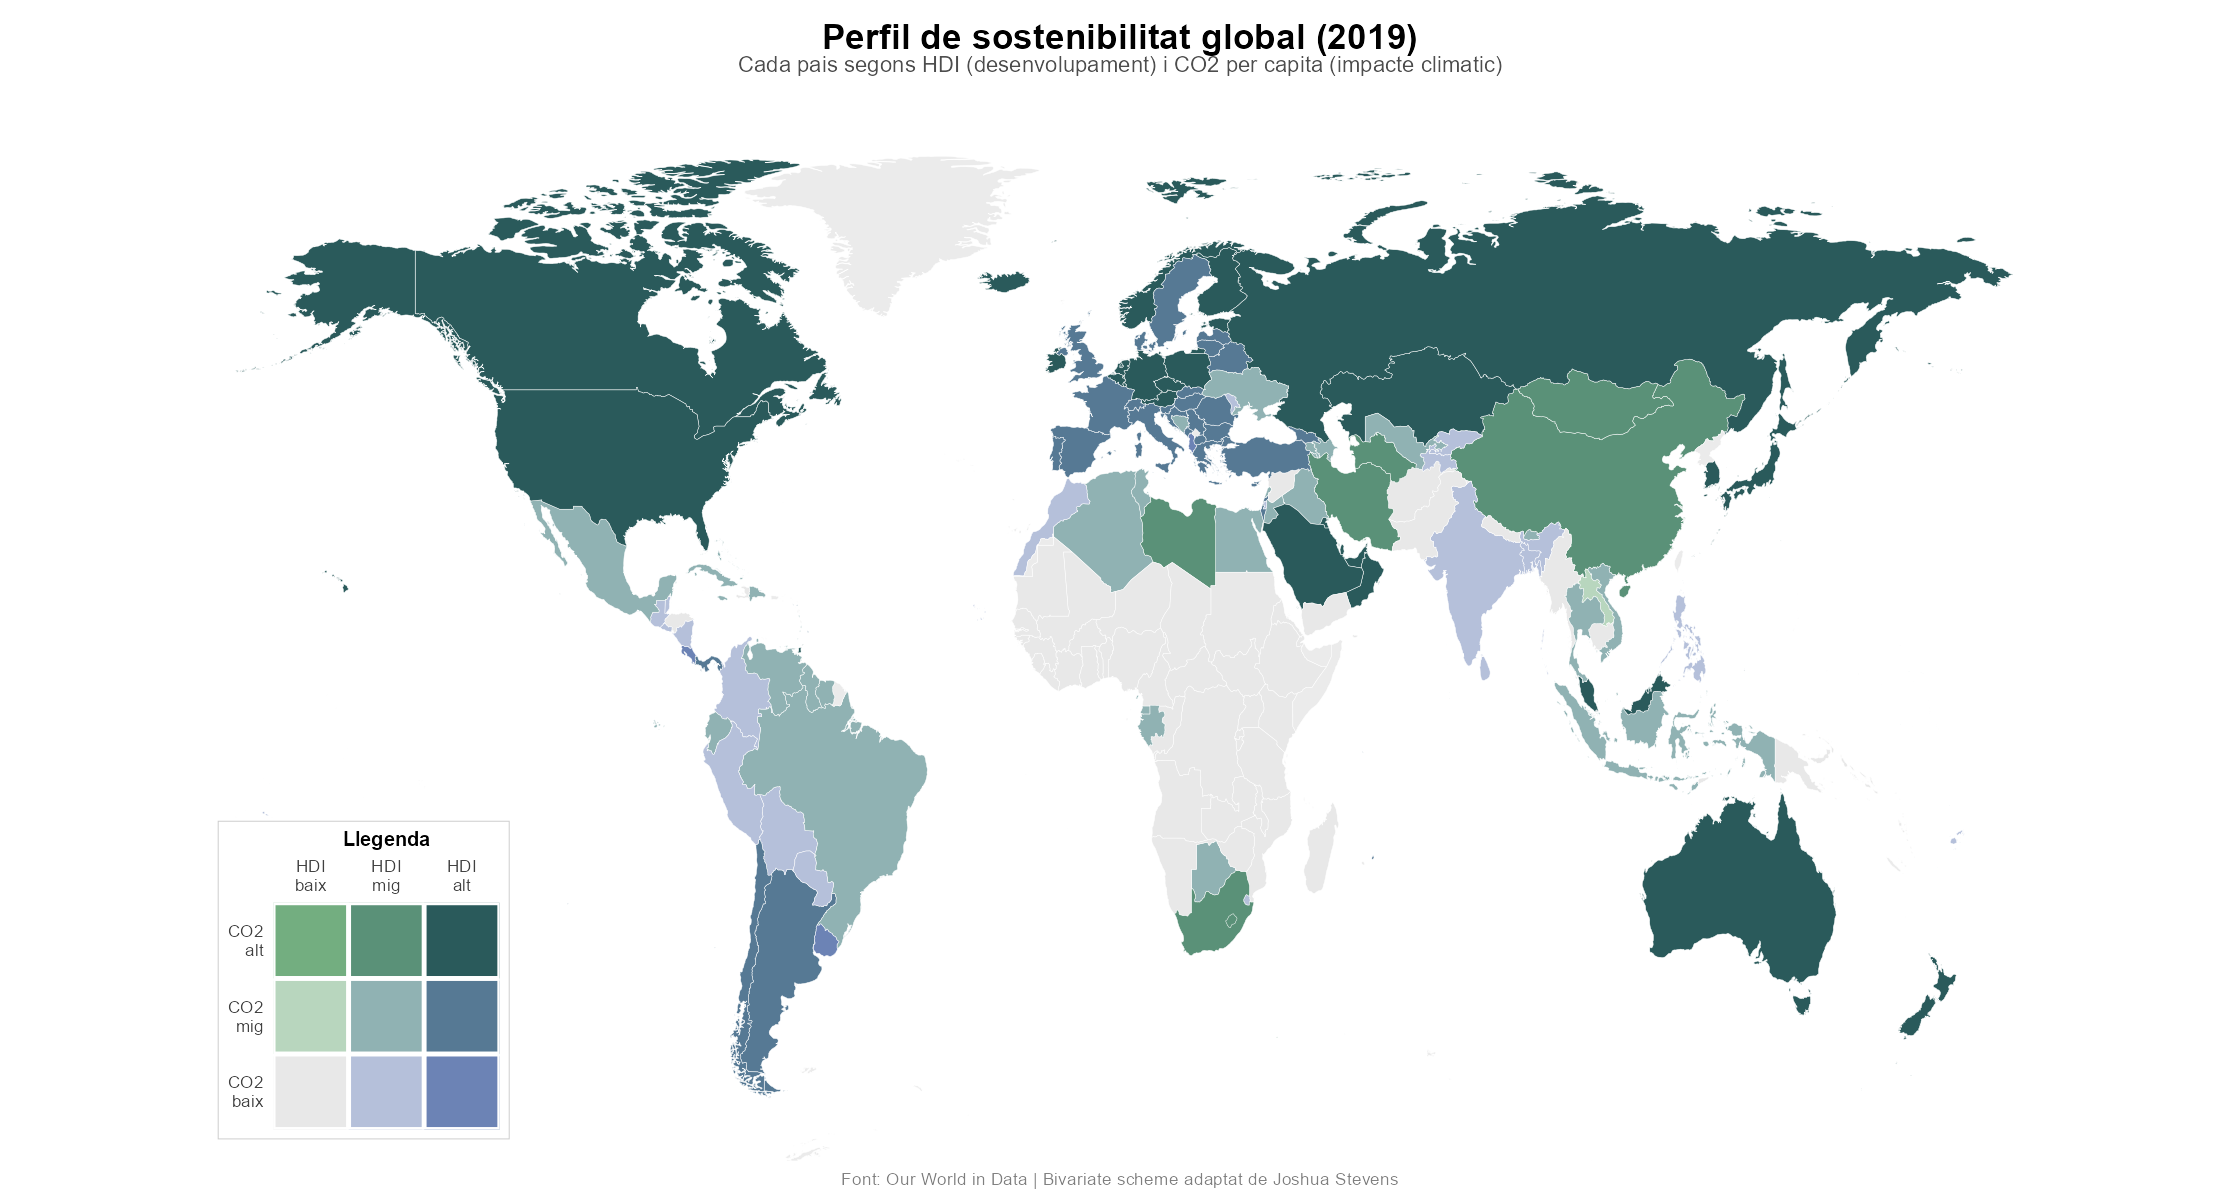

R code for this plot:
# ============================================================
# Bivariate choropleth: CO2 per capita x HDI (any 2019)
# Versio sense 'sf' - usa map_data de ggplot2
# Identifica 4 perfils: occidental | petroliers | sostenibles | pobresa
# ============================================================
library(tidyverse)
library(maps)
library(patchwork)
library(countrycode)

df <- read_csv("master_dataset.csv", show_col_types = FALSE)

dat <- df |>
  filter(Year == 2019, !is.na(Code), !is.na(co2_prod_pc), !is.na(hdi)) |>
  select(Code, Entity, co2_prod_pc, hdi)

cat("Paisos 2019:", nrow(dat), "\n")

# Categoritzem en 3 nivells
dat <- dat |>
  mutate(
    co2_cat = cut(co2_prod_pc,
                  breaks  = c(-Inf, 2, 7, Inf),
                  labels  = c("baix", "mig", "alt")),
    hdi_cat = cut(hdi,
                  breaks  = c(-Inf, 0.65, 0.80, Inf),
                  labels  = c("baix", "mig", "alt")),
    bi_class = paste0(hdi_cat, "_", co2_cat)
  )

# Paleta bivariada 3x3 (Stevens scheme)
bi_pal <- c(
  "baix_baix" = "#e8e8e8",
  "baix_mig"  = "#b8d6be",
  "baix_alt"  = "#73ae80",
  "mig_baix"  = "#b5c0da",
  "mig_mig"   = "#90b2b3",
  "mig_alt"   = "#5a9178",
  "alt_baix"  = "#6c83b5",
  "alt_mig"   = "#567994",
  "alt_alt"   = "#2a5a5b"
)

# --- Mapa ---
world <- map_data("world")
world <- world |>
  mutate(iso3 = countrycode(region, origin = "country.name",
                             destination = "iso3c", warn = FALSE))

mapa_df <- world |>
  left_join(dat, by = c("iso3" = "Code"))

p_mapa <- ggplot(mapa_df,
                 aes(x = long, y = lat, group = group, fill = bi_class)) +
  geom_polygon(color = "white", linewidth = 0.1) +
  scale_fill_manual(values = bi_pal, na.value = "grey92", guide = "none") +
  coord_fixed(1.4, ylim = c(-58, 85)) +
  labs(
    title    = "Perfil de sostenibilitat global (2019)",
    subtitle = "Cada pais segons HDI (desenvolupament) i CO2 per capita (impacte climatic)",
    caption  = "Font: Our World in Data | Bivariate scheme adaptat de Joshua Stevens"
  ) +
  theme_void(base_size = 11) +
  theme(
    plot.title    = element_text(face = "bold", size = 16, hjust = 0.5),
    plot.subtitle = element_text(color = "grey30", size = 10, hjust = 0.5,
                                  margin = margin(b = 10)),
    plot.caption  = element_text(color = "grey50", size = 8, hjust = 0.5),
    plot.background = element_rect(fill = "white", color = NA)
  )

# --- Llegenda 3x3 ---
legend_df <- expand.grid(
  hdi_cat = c("baix", "mig", "alt"),
  co2_cat = c("baix", "mig", "alt")
) |>
  mutate(bi_class = paste0(hdi_cat, "_", co2_cat),
         x = as.numeric(hdi_cat),
         y = as.numeric(co2_cat))

p_leg <- ggplot(legend_df, aes(x = x, y = y, fill = bi_class)) +
  geom_tile(color = "white", linewidth = 1) +
  scale_fill_manual(values = bi_pal, guide = "none") +
  scale_x_continuous(breaks = 1:3,
                     labels = c("HDI\nbaix", "HDI\nmig", "HDI\nalt"),
                     expand = c(0, 0), position = "top") +
  scale_y_continuous(breaks = 1:3,
                     labels = c("CO2\nbaix", "CO2\nmig", "CO2\nalt"),
                     expand = c(0, 0)) +
  coord_fixed() +
  labs(title = "Llegenda") +
  theme_minimal(base_size = 9) +
  theme(
    plot.title       = element_text(size = 9, face = "bold", hjust = 0.5),
    axis.title       = element_blank(),
    axis.text        = element_text(color = "grey25", size = 8),
    panel.grid       = element_blank(),
    plot.background  = element_rect(fill = "white", color = "grey80")
  )

final <- p_mapa + inset_element(p_leg, left = 0.01, bottom = 0.02,
                                 right = 0.22, top = 0.32)

dir.create("grafics", showWarnings = FALSE)
ggsave("grafics/bivariate_map.png", final, width = 14, height = 7.5, dpi = 160)
cat("Mapa bivariat guardat a grafics/bivariate_map.png\n")

# Resum
cat("\n--- Distribucio per perfil ---\n")
dat |> count(bi_class, sort = TRUE) |> print(n = Inf)

cat("\n--- ALT HDI + BAIX CO2 (model sostenible) ---\n")
dat |> filter(bi_class == "alt_baix") |> arrange(desc(hdi)) |>
  select(Entity, hdi, co2_prod_pc) |> head(15) |> print()

cat("\n--- ALT HDI + ALT CO2 (model occidental insostenible) ---\n")
dat |> filter(bi_class == "alt_alt") |> arrange(desc(co2_prod_pc)) |>
  select(Entity, hdi, co2_prod_pc) |> head(15) |> print()

cat("\n--- HDI BAIX/MIG + ALT CO2 (petroliers) ---\n")
dat |> filter(bi_class %in% c("baix_alt", "mig_alt")) |>
  arrange(desc(co2_prod_pc)) |>
  select(Entity, hdi, co2_prod_pc) |> head(10) |> print()
